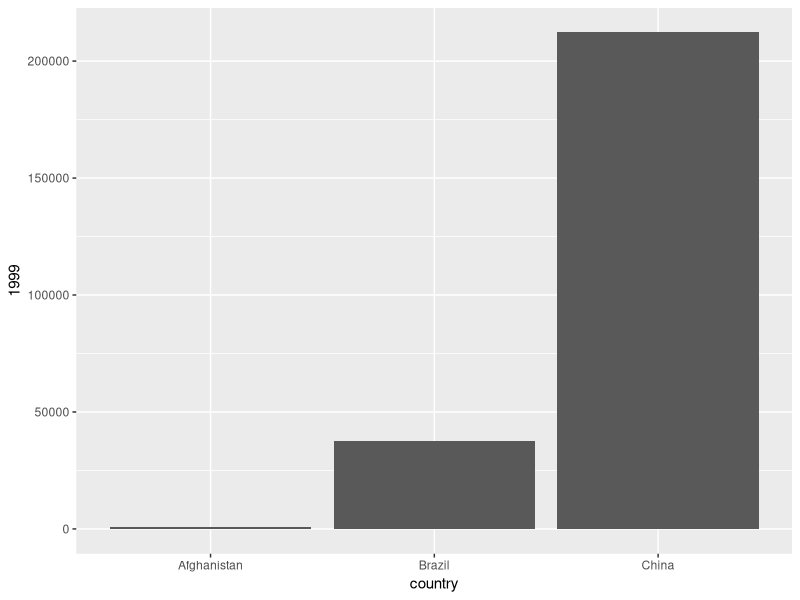
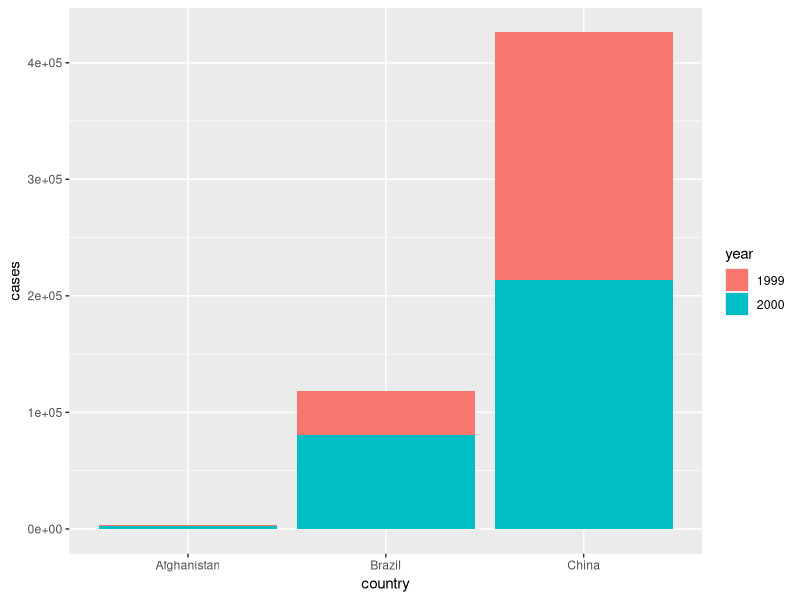
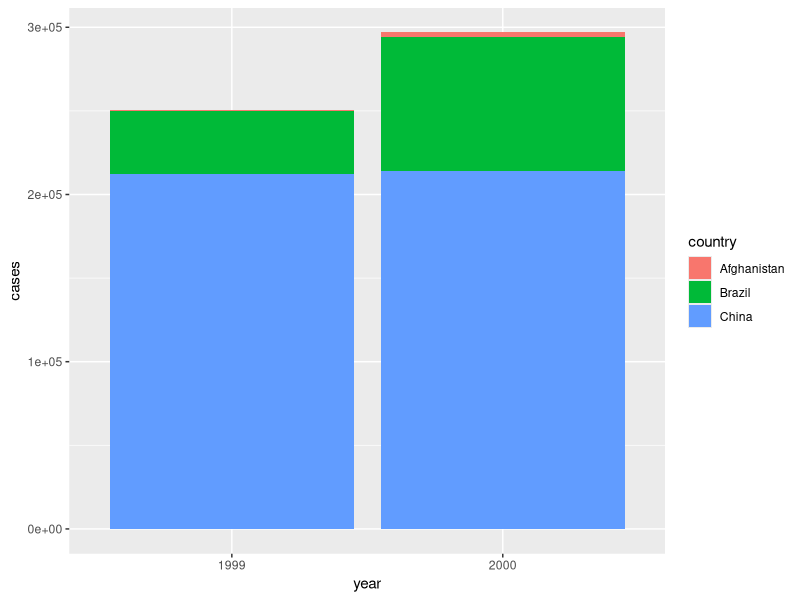
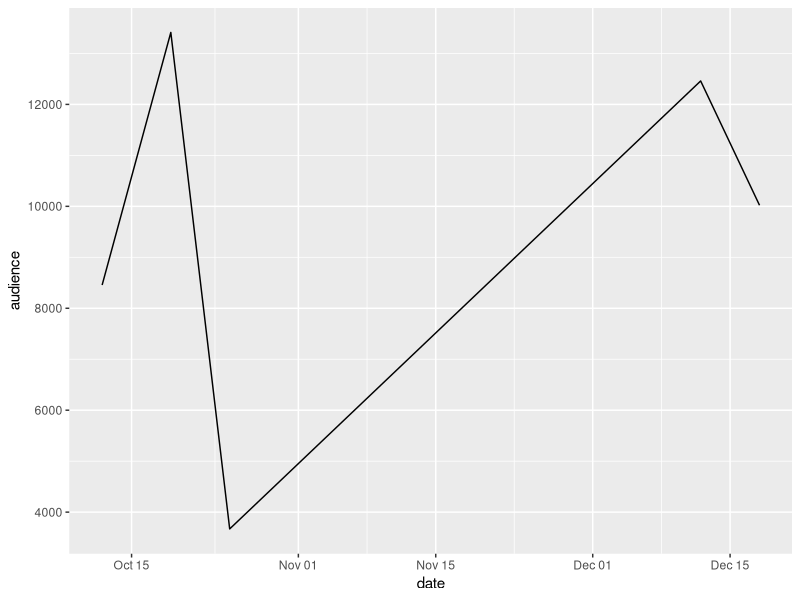

Generate these figures, in order, with R:
# Day 19
library(tidyverse)
x <- data.frame(id=1:3, name = letters[1:3]); x
y <- data.frame(id=2:4, addr = LETTERS[2:4]); y

### Filtering join
semi_join(x,y)
anti_join(x,y)

##### merge()
merge(x,y)
merge(x,y, all.x = TRUE)
merge(x,y, all.y = TRUE)
merge(x,y, all = TRUE)

# tidyr packages
table4a
ggplot(table4a, aes(country, `1999`)) + geom_col()
table4a %>%
  pivot_longer(c(`1999`, `2000`), names_to = "year", values_to = "cases")
table4a %>%
  pivot_longer(c(`1999`, `2000`), names_to = "year", values_to = "cases") %>%
  ggplot(aes(country, cases, fill=year)) + geom_col()
table4a %>%
  pivot_longer(c(`1999`, `2000`), names_to = "year", values_to = "cases") %>%
  ggplot(aes(year, cases, fill=country)) + geom_col()


na_table4a <- table4a
na_table4a$`2000`[3] <- NA
na_table4a
na_table4a %>%
  pivot_longer(c(`1999`, `2000`), names_to = "year", values_to = "cases")
na_table4a %>%
  pivot_longer(c(`1999`, `2000`), names_to = "year", values_to = "cases", values_drop_na = T)

table4a %>%
  gather(`1999`, `2000`, key = "year", value ="cases")

##### pivot_wider
table2
table2 %>%
  pivot_wider(names_from = type, values_from = count)
table2 %>%
  pivot_wider(names_from = type, values_from = count) %>%
  group_by(country) %>%
  summarise(totol_case = sum(cases), mean_pop = mean(population))
table2 %>%
  pivot_wider(names_from = type, values_from = count) %>% 
  mutate(cases_per_capita = cases / population)

na_long_table4a <- na_table4a %>% 
  pivot_longer(c(`1999`, `2000`), names_to = "year", values_to = "cases", values_drop_na = T)
na_long_table4a
na_long_table4a %>%
  pivot_wider(names_from = year, values_from = cases)
na_long_table4a %>%
  pivot_wider(names_from = year, values_from = cases, values_fill=0)

##### spread()
table2 %>% 
  spread(key = type, value = count)

##### separate()
table3
table3 %>%
  separate(rate, into = c("cases", "population"), sep = "/", convert = TRUE)

##### unite()
table5
table5 %>%
  unite(c(century, year), col ="year", sep = "")

##### parse_datetime()
games = tribble(
  ~date, ~audience,
  "2023/10/12", "8,456",
  "2023/10/19", "13,412",
  "2023/10/25", "3,671",
  "2023/12/12", "12,460",
  "2023/12/18", "10,021"
)
games
games = mutate(games,
               audience = parse_number(audience, locale = locale(grouping_mark = ",")))
games
games = mutate(games,
               date = parse_datetime(date, format = "%Y/%m/%d"))
games
ggplot(games, aes(date, audience)) + geom_line()


# Chapter 10
## R Conditional statement
x <- 4
if(x >= 4) y <- 1 else y <- -1
y
x <- sample(1:6, size = 1)
if(x >= 4) y <- 1 else y <- -1
y
x <- sample(1:6, size = 1);if (x >= 4) {
  y <- 1
  cat("손님이 이겼습니다.\n")
} else {
  y <- -1
  cat("딜러가 이겼습니다.\n")
} ;cat("주사위 눈금:", x, "\n") ;cat("손익:",y, "\n")

n <- 0
x <- sample(1:6, size = 1);
  if (x >= 4) n <- n + 1 ;
  cat("x:", x, ", n:", n ,"\n")

x <- sample(1:6, size=1);
if (x>=5) {
  cat("손님이 이겼습니다.\n")
  y <- 1
} else if ( x >=3 ) {
  cat("무승부입니다.\n")
  y <- 0
} else {
  cat("딜러가 이겼습니다.\n")
  y <- -1
};
cat("주사위 눈금:", x, "\n");
cat("손익:", y, "\n")

#### ifelse
x <- -5
if (x < 0) {
  x <- abs(x)
} else {
  x <- x
}
cat(x)
vec <- c(-5, 3, -2, 7)
result <- ifelse(vec < 0, abs(vec), vec)
result

#### switch
i <- 2
switch(i, "A", "B", "C")
fruit <- "b"
switch (fruit,
  b = "Banana",
  o = "Orange",
  "Unknown"
)


# 반복문
### for
n <- 1:5
s <- 0
for (x in n) s <- s+ x
s
s <- 0
for (x in n) {
  cat("x :", x, "/ s :", s, "\n")
  s <- s + x
  cat("x :", x, "/ s :", s, "\n")
}

total <- 0 # 총 손익 초기화
x_vec <- sample(1:6, size=5, replace = T) 
x_vec
for( x in x_vec) {
  if (x>=5) {
    cat("손님이 이겼습니다.\n")
    y <- 1
  } else if ( x >=3 ) {
    cat("무승부입니다.\n")
    y <- 0
  } else {
    cat("딜러가 이겼습니다.\n")
    y <- -1
  }
  cat("주사위 눈금:", x, "\n")
  cat("이번 게임 손익:", y, "\n")
  
  total <- total + y
  cat("지금까지의 총 손익:", total, "\n\n")
}
